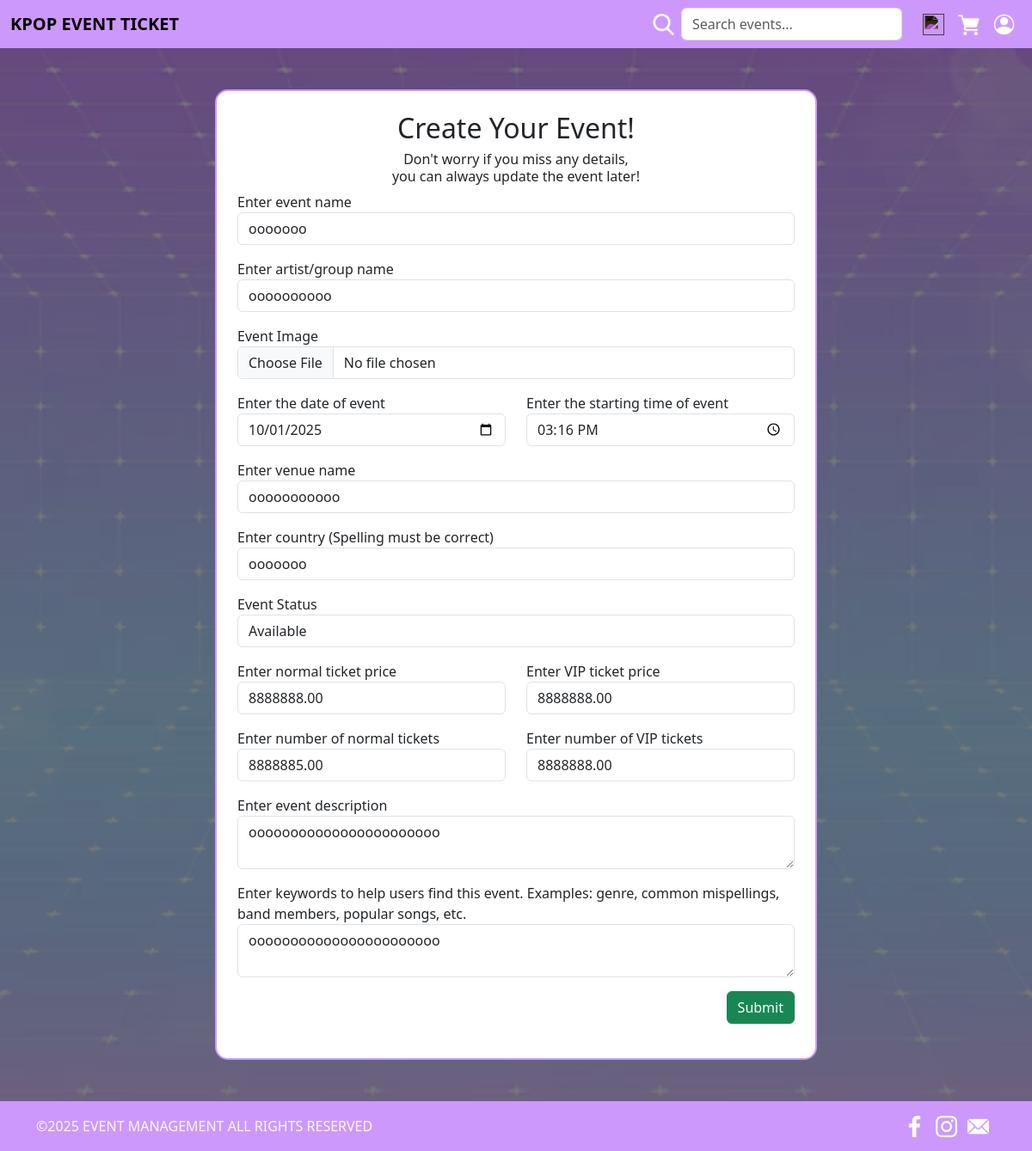
Before: /edit/2 with the older database file.
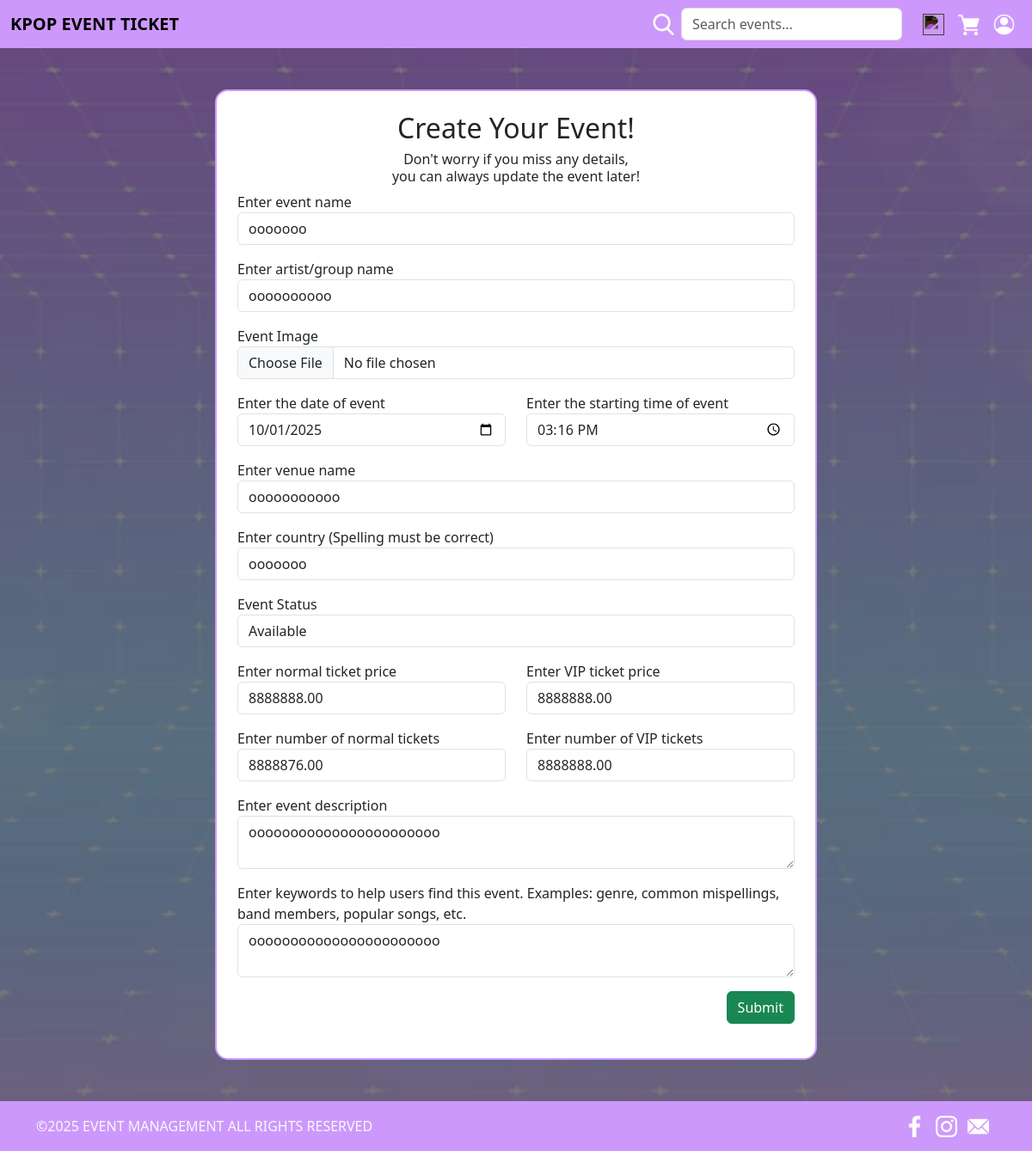
After: the same page with the newer database file.
### website/models.py (models this page shows, shortened)
class Event(db.Model):
    __tablename__ = 'event'
    eventid = db.Column(db.Integer, db.Sequence('seq_reg_id', start=1, increment=1), primary_key=True)
    userid = db.Column(db.Integer, db.ForeignKey('user.userid'))
    artist = db.Column(db.String(100), index=True, nullable=False)
    startTime = db.Column(db.Time, index=True, nullable=False)
    date = db.Column(db.Date, index=True, nullable=False)
    location = db.Column(db.String(100), index=True, nullable=False)
    country = db.Column(db.String(100), index=True, nullable=False)
    title = db.Column(db.String(100), index=True, nullable=False)
    description = db.Column(db.String(255), index=True, nullable=False)
    image = db.Column(db.String(100), index=True, nullable=False)
    status = db.Column(db.String(50), nullable=False, default='Active')
    tags = db.Column(db.String(255), index=True, nullable=True)
    normalAvail = db.Column(db.Integer, index=True, nullable=False)
    vipAvail = db.Column(db.Integer, index=True, nullable=False)
    normalPrice = db.Column(db.Numeric(10,2), index=True, nullable=False)
    vipPrice = db.Column(db.Numeric(10,2), index=True, nullable=False)
    comments = db.relationship('Comment', backref='event', lazy=True)
    orders = db.relationship('Order', backref='event', lazy=True)

### website/edit.py (the view, shortened to what this page needs)
@editbp.route('/edit/<int:eventid>', methods=['GET', 'POST'])
def edit(eventid):
    event = Event.query.get_or_404(eventid)
    form = EditEvent(obj=event)
    return render_template('edit.html', form=form, title='Edit')

### website/forms.py
class EditEvent(FlaskForm):
    title = StringField('Enter event name')
    artist = StringField('Enter artist/group name')
    image = FileField('Event Image', validators=[FileAllowed(['jpg', 'png', 'jpeg'], 'Images only!')])
    date = DateField('Enter the date of event')
    startTime = TimeField('Enter the starting time of event')
    location = StringField('Enter venue name')
    country = StringField('Enter country (Spelling must be correct)')
    normalPrice = DecimalField('Enter normal ticket price')
    vipPrice = DecimalField('Enter VIP ticket price')
    normalAvail = DecimalField('Enter number of normal tickets')
    vipAvail = DecimalField('Enter number of VIP tickets')
    status = StringField('Event Status')
    description = TextAreaField('Enter event description')
    tags = TextAreaField('Enter keywords to help users find this event. Examples: genre, common mispellings, band members, popular songs, etc.')
    submit = SubmitField('Submit')

### website/templates/edit.html (shortened to what the changed rows need)
{% extends 'base.html' %}
{% from 'bootstrap5/form.html' import render_form %}
{% block head %}
<link rel="stylesheet" href="{{ url_for('static', filename='Style/EventCreationStyle.css') }}">
{% endblock %}
{% block content %}
        <div class="d-flex justify-content-center my-5">
            <div class="card p-4" style="max-width: 700px; width: 100%; border: #cd98fb solid 2px; border-radius: 15px;">
                <h2 class="text-center">Create Your Event!</h2>
                <form action="" method="post" enctype="multipart/form-data" novalidate>
                    <div class="mb-3">
                        <div class="form-group">
                            {{ form.title.label }}
                            {{ form.title(class_="form-control", size=32) }}
                        </div>
                    </div>
                    <div class="mb-3">
                        <div class="form-group">
                            {{ form.artist.label }}
                            {{ form.artist(class_="form-control", size=32) }}
                        </div>
                    </div>
                    <div class="mb-3">
                        <div class="form-group">
                            {{ form.image.label }}
                            {{ form.image(class_="form-control", size=32) }}
                        </div>
                    </div>
                    <div class="row mb-3">
                        <div class="col-md-6">
                            <div class="form-group">
                                {{ form.date.label }}
                                {{ form.date(class_="form-control", size=32) }}
                            </div>
                        </div>
                        <div class="col-md-6">
                            <div class="form-group">
                                {{ form.startTime.label }}
                                {{ form.startTime(class_="form-control", size=32, type='time') }}
                            </div>
                        </div>
                    </div>
                    <div class="mb-3">
                        <div class="form-group">
                            {{ form.location.label }}
                            {{ form.location(class_="form-control", size=32) }}
                        </div>
                    </div>
                    <div class="mb-3">
                        <div class="form-group">
                            {{ form.country.label }}
                            {{ form.country(class_="form-control", size=32) }}
                        </div>
                    </div>
                    <div class="mb-3">
                        <div class="form-group">
                            {{ form.status.label }}
                            {{ form.status(class_="form-control") }}
                        </div>
                    </div>
                    <div class="row mb-3">
                        <div class="col-md-6">
                            <div class="form-group">
                                {{ form.normalPrice.label }}
                                {{ form.normalPrice(class_="form-control", size=32) }}
                            </div>
                        </div>
                        <div class="col-md-6">
                            <div class="form-group">
                                {{ form.vipPrice.label }}
                                {{ form.vipPrice(class_="form-control", size=32) }}
                            </div>
                        </div>
                    </div>
                    <div class="row mb-3">
                        <div class="col-md-6">
                            <div class="form-group">
                                {{ form.normalAvail.label }}
                                {{ form.normalAvail(class_="form-control", size=32) }}
                            </div>
                        </div>
                        <div class="col-md-6">
                            <div class="form-group">
                                {{ form.vipAvail.label }}
                                {{ form.vipAvail(class_="form-control", size=32) }}
                            </div>
                        </div>
                    </div>
                    <div class="mb-3">
                        <div class="form-group">
                            {{ form.description.label }}
                            {{ form.description(class_="form-control", size=32) }}
                        </div>
                    </div>
                    <div class="mb-3">
                        <div class="form-group">
                            {{ form.tags.label }}
                            {{ form.tags(class_="form-control", size=32) }}
                        </div>
                    </div>
                </form>
            </div>
        </div>
{% endblock %}

Changed rows visible on the page:
changed Event "ooooooo": normalAvail "8888885.00" → "8888876.00"
